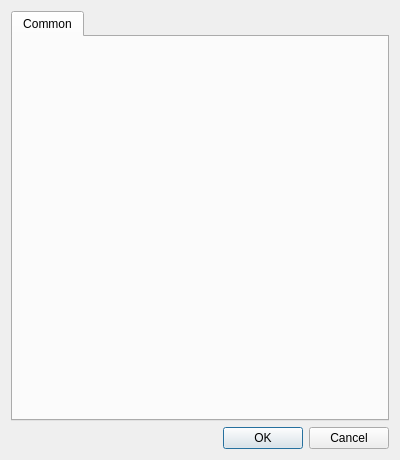
<?xml version="1.0" encoding="UTF-8"?>
<ui version="4.0">
 <class>PreferencesDialog</class>
 <widget class="QDialog" name="PreferencesDialog">
  <property name="geometry">
   <rect>
    <x>0</x>
    <y>0</y>
    <width>400</width>
    <height>460</height>
   </rect>
  </property>
  <property name="windowTitle">
   <string>Preferences dialog</string>
  </property>
  <property name="modal">
   <bool>true</bool>
  </property>
  <layout class="QGridLayout" name="gridLayout">
   <item row="0" column="0">
    <widget class="QTabWidget" name="tabWidget">
     <property name="currentIndex">
      <number>0</number>
     </property>
     <widget class="preferences::CommonView" name="commonTab">
      <attribute name="title">
       <string>Common</string>
      </attribute>
     </widget>
    </widget>
   </item>
   <item row="1" column="0">
    <widget class="QDialogButtonBox" name="buttonBox">
     <property name="orientation">
      <enum>Qt::Horizontal</enum>
     </property>
     <property name="standardButtons">
      <set>QDialogButtonBox::Cancel|QDialogButtonBox::Ok</set>
     </property>
    </widget>
   </item>
  </layout>
 </widget>
 <customwidgets>
  <customwidget>
   <class>preferences::CommonView</class>
   <extends>QWidget</extends>
   <header>common/commonview.h</header>
   <container>1</container>
   <slots>
    <slot>submit()</slot>
   </slots>
  </customwidget>
 </customwidgets>
 <resources/>
 <connections>
  <connection>
   <sender>buttonBox</sender>
   <signal>accepted()</signal>
   <receiver>PreferencesDialog</receiver>
   <slot>accept()</slot>
   <hints>
    <hint type="sourcelabel">
     <x>248</x>
     <y>254</y>
    </hint>
    <hint type="destinationlabel">
     <x>157</x>
     <y>274</y>
    </hint>
   </hints>
  </connection>
  <connection>
   <sender>buttonBox</sender>
   <signal>rejected()</signal>
   <receiver>PreferencesDialog</receiver>
   <slot>reject()</slot>
   <hints>
    <hint type="sourcelabel">
     <x>316</x>
     <y>260</y>
    </hint>
    <hint type="destinationlabel">
     <x>286</x>
     <y>274</y>
    </hint>
   </hints>
  </connection>
 </connections>
</ui>
